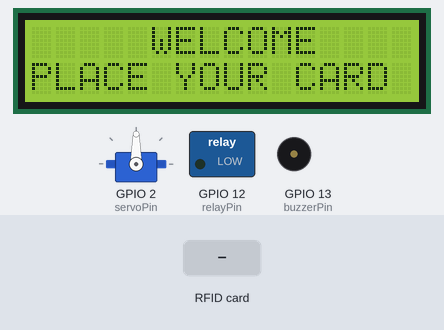
The sketch below on a simulated ESP32. On the bench: servo, 16×2 character LCD, switched loads named in the sketch (green lamp = pin HIGH), buzzer (waves = sounding, pin HIGH). Inputs (shaded band) come from the test bench. WiFi joins after 1.5 s; servers stay silent unless stated; what the sketch prints to the serial monitor is not drawn.

Above: at 2.8 s.
2.9 s: RFID card 93 A5 55 ED held to the reader
At 6.0 s:
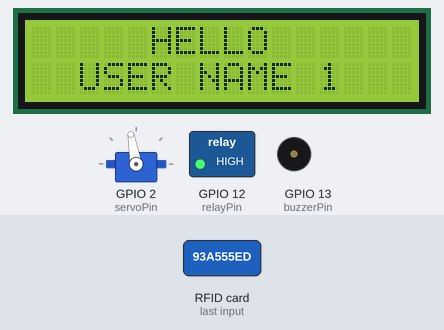
At 10.8 s:
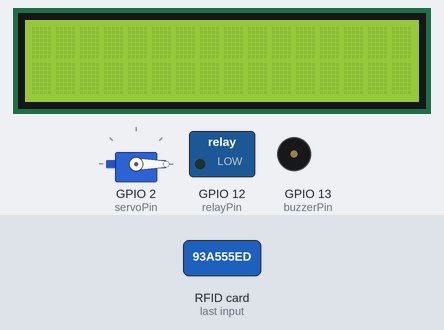
Timing chart, 0 to 11.9 s (numbered marks = the images above; inputs shaded):
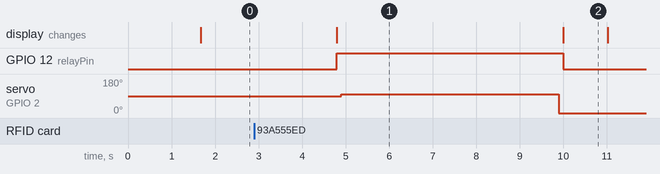

The sketch:

code.ino
```cpp
#include "Arduino.h"
#include <SPI.h>
#include <MFRC522.h>
#include <EMailSender.h>
#include <WiFi.h>
#include <ESP32Servo.h>
#include <Wire.h>
#include <LiquidCrystal_I2C.h>
LiquidCrystal_I2C lcd(0x27, 16, 2);

//Wi-Fi credentials
const char* ssid ="Andhrajyothi";
const char* password ="AP28BK7961";

// RFID PINOUT
#define SS_PIN 5
#define RST_PIN 14

// servo
Servo myservo;
const int servoPin = 2;

// LCD
const int sdaPin = 21;
const int sclPin = 22;

//relay
const int relayPin = 12;

// buzzer
const int buzzerPin = 13;

MFRC522 mfrc522(SS_PIN, RST_PIN);   // Create MFRC522 instance

// mail id pass
EMailSender emailSend("20ag1a6926@gmail.com", "mrog omyw oyhr wbuc"); //mail


void setup() {
  Serial.begin(9600);   // Initialize serial communications
  SPI.begin();          // Initialize SPI bus

  //relay pin
  pinMode(relayPin,OUTPUT);

  // buzzer pin
  pinMode(buzzerPin, OUTPUT);

  //servo PIN
  myservo.attach(servoPin);


  // LCD START
  Wire.begin(sdaPin, sclPin); // LCD INITIALIZE
  pinMode(sdaPin, INPUT_PULLUP);
  pinMode(sclPin, INPUT_PULLUP);
  lcd.begin(16,2);
  lcd.backlight();
  lcd.setCursor(0,1);
  lcd.print("Connecting to wifi:");

  // Connect to Wi-Fi
  Serial.println();
  Serial.print("Connecting to wifi: ");
  Serial.println(ssid);
  Serial.flush();
  WiFi.begin(ssid, password);
  while (WiFi.status() != WL_CONNECTED) {
    delay(500);
    Serial.print(".");
  }
  Serial.println("Wifi connectted");
  lcd.clear();
  lcd.setCursor(0,1);
  lcd.print("Wifi connectted");

  //RFID INITIALIZE
  mfrc522.PCD_Init();    // Initialize MFRC522
  Serial.println("Ready to read RFID cards/n");


}

void loop() {
  lcd.clear();
  lcd.setCursor(5,0);
  lcd.print("WELCOME");
  lcd.setCursor(0,1);
  lcd.print("PLACE YOUR CARD");
  if (mfrc522.PICC_IsNewCardPresent() && mfrc522.PICC_ReadCardSerial()) { // If a new card is present and read successfully
    Serial.print("Card UID: ");   // Print UID
    byte uid[4];
    for (byte i = 0; i < mfrc522.uid.size; i++) {
      uid[i] = mfrc522.uid.uidByte[i];
      Serial.print(uid[i], HEX);
      Serial.print("");
    }


// MESSAGES THAT SHOLD BE SENT WITH THE SUBJECT AFTER DETECTION OF THE CARD
    EMailSender::EMailMessage message1;
    message1.subject = "DOOR LOCK SYSTEM";
    message1.message = "DOOR HAS BEEN UNLOCKED BY 1ST CARD";

    EMailSender::EMailMessage message2;
    message2.subject = "DOOR LOCK SYSTEM";
    message2.message = "DOOR HAS BEEN UNLOCKED BY 2ND CARD";

    EMailSender::EMailMessage message3;
    message3.subject = "DOOR LOCK SYSTEM";
    message3.message = "DOOR HAS BEEN UNLOCKED BY 3ND CARD";

    EMailSender::EMailMessage message4;
    message4.subject = "DOOR LOCK SYSTEM";
    message4.message = "UNAUTHORIZED PERSON WANT TO UNLOCK THE DOOR PLEASE CHECK THE PERSON";


    //Define expected UIDs of rfid
    byte a[]={0x93,0xA5,0x55,0xED};
    byte b[]={0x23,0x5C,0xAC,0xFD};
    byte c[]={0x7A,0xA7,0x9A,0x80};


    //COMPARE UID WITH EXPECTED

    if (compareUID(uid, a)) {
      EMailSender::Response resp1 = emailSend.send("jillasanthosh0852@gmail.com", message1);
      lcd.clear();
      lcd.setCursor(5,0);
      lcd.print("HELLO");
      lcd.setCursor(2,1);
      lcd.print("USER NAME 1");
      Serial.println("Sending status: /n");
      Serial.println(resp1.status);
      digitalWrite(relayPin, HIGH);
      delay(100);
      myservo.write(100);
      delay(5000);
      myservo.write(0);
      delay(100);
      digitalWrite(relayPin, LOW);
      lcd.clear();
    }

     else if (compareUID(uid, b)) {
      EMailSender::Response resp2 = emailSend.send("jillasanthosh0852@gmail.com", message2);
      lcd.clear();
      lcd.clear();
      lcd.setCursor(5,0);
      lcd.print("HELLO");
      lcd.setCursor(2,1);
      lcd.print("USER NAME 2");
      Serial.println("Sending status: ");
      Serial.println(resp2.status);
      digitalWrite(relayPin, HIGH);
      delay(100);
      myservo.write(100);
      delay(5000);
      myservo.write(0);
      delay(100);
      digitalWrite(relayPin, LOW);
      lcd.clear();
      }

     else if (compareUID(uid, c)) {
      EMailSender::Response resp3 = emailSend.send("jillasanthosh0852@gmail.com", message3);
      lcd.clear();
      lcd.clear();
      lcd.setCursor(5,0);
      lcd.print("HELLO");
      lcd.setCursor(2,1);
      lcd.print("USER NAME 3");
      Serial.println("Sending status: ");
      Serial.println(resp3.status);
      digitalWrite(relayPin, HIGH);
      delay(100);
      myservo.write(100);
      delay(5000);
      myservo.write(0);
      delay(100);
      digitalWrite(relayPin, LOW);
      lcd.clear();
    }
     else {
      EMailSender::Response resp4 = emailSend.send("jillasanthosh0852@gmail.com", message4);
      lcd.clear();
      lcd.setCursor(3,0);
      lcd.print("UNAUTHORIZED");
      lcd.setCursor(0,1);
      lcd.print("TRY AGAIN");
      Serial.println("Sending status: ");
      Serial.println(resp4.status);
      digitalWrite(buzzerPin, HIGH);
      delay(2000);
      digitalWrite(buzzerPin, LOW);
    }
  }
  delay(1000); // Wait 1 second before trying again
}
bool compareUID(byte* uid1, byte* uid2) {
  for (byte i = 0; i < 4; i++) {
    if (uid1[i] != uid2[i]) {
      return false;
    }
  }
return true;
}
```

Measured:
- after the input at 2.9 s, GPIO 12 (relayPin): LOW → HIGH after 1.9 s, → LOW 5.2 s later; servo on GPIO 2 (servoPin): 90° → 100° after 2.0 s, → 0° 5.0 s later; the display: changes after 1.9 s (image 1)
- what the display in image 1 shows lasts 5.2 s, from 4.8 s to 10.0 s
- what the display in image 2 shows lasts 1.0 s, from 10.0 s to 11.0 s
